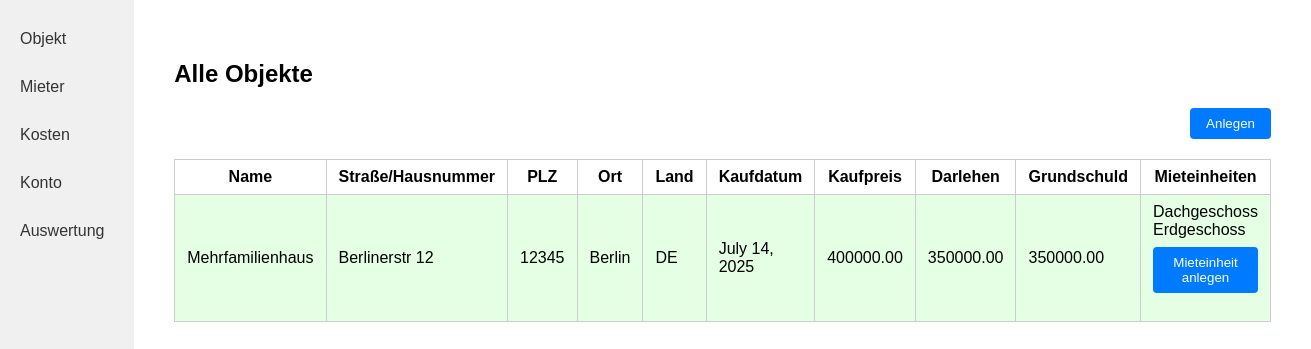
The app's page / (signed in) with its own data.
### kostenpruefung_mietobjekte_app/models.py (models this page shows, shortened)
class Mietobjekt(models.Model):
    created_by = models.ForeignKey(User, on_delete=models.CASCADE, related_name="mietobjekte_created", null=True, blank=True)
    name = models.CharField(max_length=255)
    strasse_hausnummer = models.CharField(max_length=255)
    plz = models.CharField(max_length=10) # 2 - 10 characters (numbers and letters)
    ort = models.CharField(max_length=100)
    land = models.CharField(max_length=100)
    kaufdatum = models.DateField()
    kaufpreis = models.DecimalField(max_digits=10, decimal_places=2)
    darlehen = models.DecimalField(max_digits=10, decimal_places=2)
    grundschuld = models.DecimalField(max_digits=10, decimal_places=2)
    FARBE_CHOICES = [
        ('rot', 'Rot'),
        ('blau', 'Blau'),
        ('gruen', 'Grün'),
        ('gelb', 'Gelb'),
        ('schwarz', 'Schwarz'),
    ]
    farbe = models.CharField(max_length=20, choices=FARBE_CHOICES)

class Mieteinheit(models.Model):
    mietobjekt = models.ForeignKey(Mietobjekt, on_delete=models.CASCADE, related_name="mieteinheiten")
    name = models.CharField(max_length=255)

### kostenpruefung_mietobjekte_app/views.py (the view)
# urls.py: path('', objekt_index, name='objekt_index'),
def objekt_index(request):
    objekte = Mietobjekt.objects.filter(created_by=request.user)
    return render(request, 'kostenpruefung_mietobjekte_app/objekt_index.html', {'objekte': objekte})

### kostenpruefung_mietobjekte_app/templates/kostenpruefung_mietobjekte_app/objekt_index.html (shortened to what this page needs)
{% load static %}
<!DOCTYPE html>
<html lang="de">
<head>
    <link rel="stylesheet" href="{% static 'kostenpruefung_mietobjekte_app/style.css' %}">
</head>
<body>
<div class="flex-container">
    <nav class="sidebar">
        <a class="sidebar-link" href="{% url 'objekt_index' %}">Objekt</a>
        <a class="sidebar-link" href="{% url 'mieter_laufend' %}">Mieter</a>
        <a class="sidebar-link" href="{% url 'rechnungen' %}">Kosten</a>
        <a class="sidebar-link" href="{% url 'konto' %}">Konto</a>
        <a class="sidebar-link" href="{% url 'auswertung' %}">Auswertung</a>
    </nav>
    <div class="main-content">
        <h2>Alle Objekte</h2>
        <form action="{% url 'mietobjekt_create' %}" method="get" style="margin-bottom: 16px;">
            <button class="action-btn" type="submit">Anlegen</button>
        </form>
        <table class="object-table">
            <tr>
                <th>Name</th>
                <th>Straße/Hausnummer</th>
                <th>PLZ</th>
                <th>Ort</th>
                <th>Land</th>
                <th>Kaufdatum</th>
                <th>Kaufpreis</th>
                <th>Darlehen</th>
                <th>Grundschuld</th>
                <th>Mieteinheiten</th>
            </tr>
            {% for o in objekte %}
            <tr class="objekt-row-{{ o.farbe }}">
                <td>{{ o.name }}</td>
                <td>{{ o.strasse_hausnummer }}</td>
                <td>{{ o.plz }}</td>
                <td>{{ o.ort }}</td>
                <td>{{ o.land }}</td>
                <td>{{ o.kaufdatum }}</td>
                <td>{{ o.kaufpreis }}</td>
                <td>{{ o.darlehen }}</td>
                <td>{{ o.grundschuld }}</td>
                <td>
                    {% for einheit in o.mieteinheiten.all %}
                        {{ einheit.name }}<br>
                    {% empty %}
                        <span style="color: #888;">Keine Mieteinheiten</span><br>
                    {% endfor %}
                    <form action="{% url 'mieteinheit_create' o.id %}" method="get" style="margin-top: 8px;">
                        <button class="action-btn" type="submit">Mieteinheit anlegen</button>
                    </form>
                </td>
            </tr>
            {% empty %}
            <tr>
                <td colspan="10">Keine Objekte vorhanden.</td>
            </tr>
            {% endfor %}
        </table>
    </div>
</div>
</body>
</html>

### kostenpruefung_mietobjekte_app/static/kostenpruefung_mietobjekte_app/style.css (style rules this page uses)
body { margin: 0; font-family: Arial, sans-serif; }
.flex-container { display: flex; }
.sidebar { width: 200px; background: #f0f0f0; height: 100vh; padding: 20px 0; }
.sidebar-link { display: block; padding: 10px 20px; color: #333; text-decoration: none; margin-bottom: 10px; }
.main-content { flex: 1; padding: 40px; }
.object-table { width: 100%; border-collapse: collapse; }
.object-table th, .object-table td { border: 1px solid #ccc; padding: 8px 12px; }
.action-btn { float: right; padding: 8px 16px; background: #007bff; color: #fff; border: none; border-radius: 4px; cursor: pointer; margin-bottom: 20px; }

### kostenpruefung_mietobjekte_app/templates/kostenpruefung_mietobjekte_app/objekt_index.html (style rules this page uses)
.objekt-row-gruen { background-color: #e5ffe5; }

### records on screen
Mietobjekt: name "Mehrfamilienhaus", strasse_hausnummer "Berlinerstr 12", plz "12345", ort "Berlin", land "DE", kaufdatum "July 14, 2025", kaufpreis "400000.00", darlehen "350000.00", grundschuld "350000.00"
Mieteinheit: name "Dachgeschoss"
Mieteinheit: name "Erdgeschoss"
